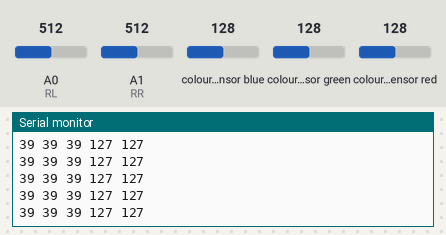
Bench run of a sketch on a simulated Arduino Uno, built with avr-gcc and run on an emulated ATmega328P. Shown: the last lines printed to the serial monitor. Wiring (inferred from the names in the program): TCS3200 colour sensor: output pin 7; S2 pin 10; S3 pin 11; S0 pin 8; S1 pin 9. The test bench sets the inputs (shaded band); at power-on: A0 (RL) = 512, A1 (RR) = 512, colour sensor blue 128, colour sensor green 128, colour sensor red 128.

Above: at 4.2 s.
4.3 s: A0 (RL) set to 414
At 5.4 s:
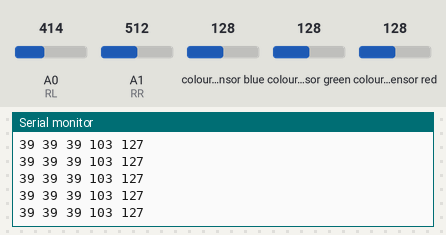
7.3 s: A0 (RL) set to 385
At 8.3 s:
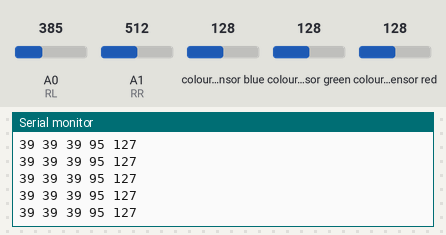
Timing chart, 0 to 10.3 s (numbered marks = the images above; inputs shaded):
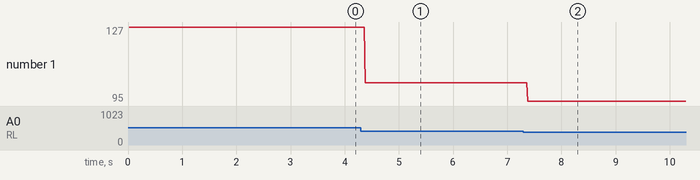

The sketch:

colorserver.ino
```cpp
/*
 * Color server
 *
 * V 1.00
 * 22.08.2018
 * LP 22.08.2018
 *
 */

#include <Wire.h>
#include "i2cwctl.h"

#define RR A1 //5
#define RL A0 //4
#define OUT 7
#define S0 8
#define S1 9
#define S2 10
#define S3 11

const char* Title = "Color server v1.00";
byte Color[I2CColorServer::DATALEN];

void Readsensors(void)
{
  digitalWrite(S2,LOW);
  digitalWrite(S3,LOW);
  Color[0] = pulseIn(OUT,LOW); //Red
  digitalWrite(S2,HIGH);
  digitalWrite(S3,HIGH);
  Color[1] = pulseIn(OUT,LOW); //Green
  digitalWrite(S2,LOW);
  digitalWrite(S3,HIGH);
  Color[2] = pulseIn(OUT,LOW); //Blue
  Color[3] = map(analogRead(RL),0,1023,0,255);   //Left line sensor
  Color[4] = map(analogRead(RR),0,1023,0,255);   //Forward line sensor
}

void Outputresults(void)
{
  char buf[50];
  sprintf(buf,"%d %d %d %d %d", Color[0],Color[1],Color[2],Color[3],Color[4]);
  Serial.println(buf);
}

void requestI2CEvent()
{
  Wire.write(Color, I2CColorServer::DATALEN);
}

void setup()
{
  Serial.begin(9600);
  Wire.begin(I2CColorServer::ADDR);

  Wire.onRequest(requestI2CEvent);

  pinMode(RR,INPUT);
  pinMode(RL,INPUT);

  pinMode(S0,OUTPUT);
  pinMode(S1,OUTPUT);
  pinMode(S2,OUTPUT);
  pinMode(S3,OUTPUT);
  pinMode(OUT,INPUT);

  digitalWrite(S0,HIGH);
  digitalWrite(S1,LOW);

  memset(Color,0,sizeof(Color));

  Serial.println(Title);
}

void loop()
{
  Readsensors();
  Outputresults();
}
```

Measured:
- after the input at 4.3 s, the serial monitor: prints a new line after 0.08 s (image 1)
- after the input at 7.3 s, the serial monitor: prints a new line after 0.08 s (image 2)
- plotted number 1: 127 → 103 after the input at 4.3 s, 103 → 95 after the input at 7.3 s
